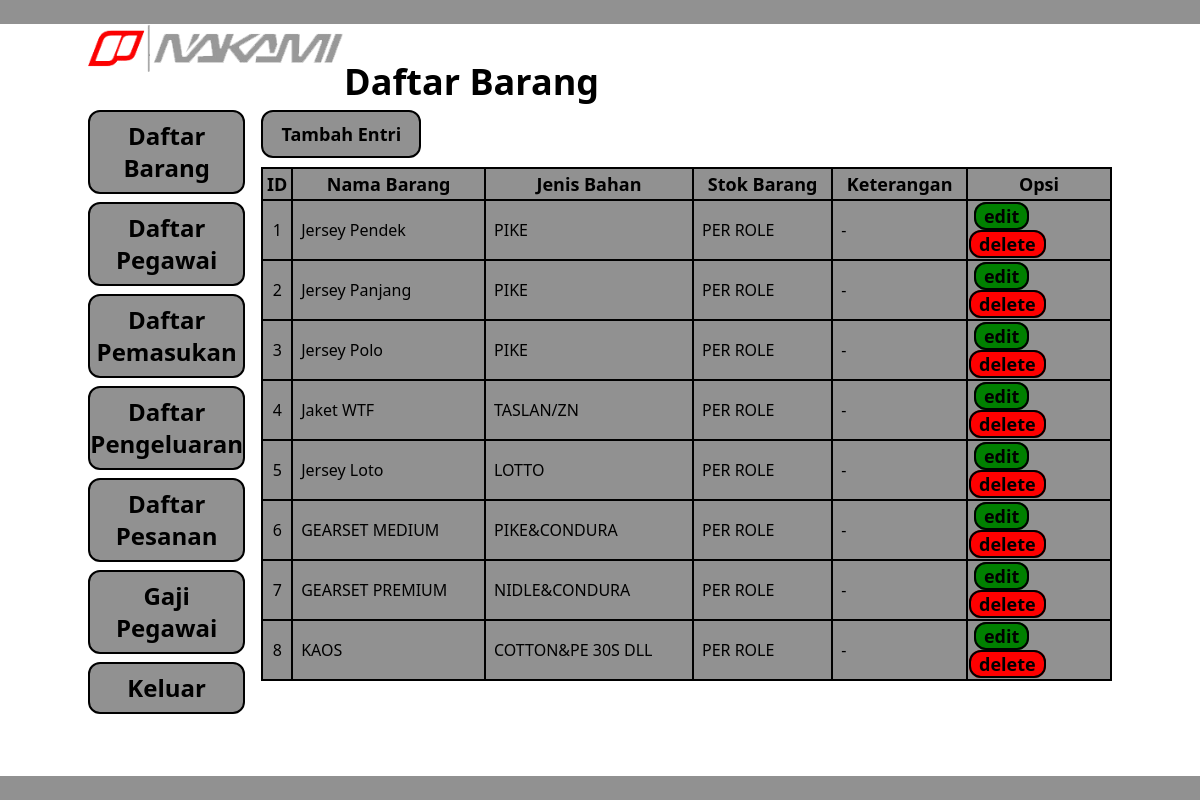
Screenshot of /index.php/admin with the database file from the repository.
### tables this page shows
create table daftar_barang(
		id int not null primary key auto_increment,
		nama_barang varchar(100) not null,
		jenis_bahan varchar(100) not null,
		stok_barang varchar(100) not null,
		keterangan text
		);

### application/controllers/Admin.php (called while the page is built, shortened)
<?php
class Admin extends CI_Controller {
	public function index()
	{
		$data['judul']='Daftar Barang';
		$this->load->view('Admin/head',$data);
		$this->load->view('Admin/Link');
		$data['barang']=$this->Naka->daftar('daftar_barang')->result();
		$this->load->view('Admin/daftar_barang',$data);
	}
}

### index.php (called while the page is built, shortened)
<?php
require_once BASEPATH.'core/CodeIgniter.php';

### application/models/Naka.php (called while the page is built, shortened)
<?php
class Naka extends CI_Model {
	function daftar($tabel)
	{
		$data = $this->db->get($tabel);
		return($data);
	}
}
?>

### application/views/Admin/daftar_barang.php (the view)
		<div class="col-span-5">
			<div class="flex flex-between">
				<a class="mt-2 text-center font-bold text-lg py-2 px-2 w-40 bg-[#919191] border-2 border-black rounded-xl" href="<?php echo site_url('Admin/form_daftar_barang') ?>">Tambah Entri</a>
			</div>
			<table border="1" class="bg-[#919191] w-full border-2 rounded border-black mt-[9px]">
				<tr>
					<th class="text-lg border-2 border-black">ID</th>
					<th class="text-lg border-2 border-black">Nama Barang</th>
					<th class="text-lg border-2 border-black">Jenis Bahan</th>
					<th class="text-lg border-2 border-black">Stok Barang</th>
					<th class="text-lg border-2 border-black">Keterangan</th>
					<th class="text-lg border-2 border-black">Opsi</th>
				</tr>
				<?php
				foreach ($barang as $key) {
					?>
					<tr>
						<td class="text-center border-2 border-black"><?php echo $key->id; ?></td>
						<td class="border-2 border-black pl-2"><?php echo $key->nama_barang; ?></td>
						<td class="border-2 border-black pl-2"><?php echo $key->jenis_bahan; ?></td>
						<td class="border-2 border-black pl-2"><?php echo $key->stok_barang; ?></td>
						<td class="border-2 border-black pl-2"><?php if ($key->keterangan==null) {
							echo "-";
						}else{
							echo $key->keterangan;
						} ?></td>
						<td class="border-2 border-black w-36">
							<a class="ml-[5px] text-center font-bold text-lg px-2 bg-[green] hover:bg-white border-2 border-black rounded-xl" href="<?php echo site_url('Admin/edit_daftar_barang/').$key->id ?>">edit</a>
							<a class=" text-center font-bold text-lg px-2 bg-[red] hover:bg-white border-2 border-black rounded-xl" href="<?php echo site_url('Admin/hapus_barang/').$key->id ?>">delete</a>
						</td>
					</tr>
					<?php
				}
				?>
			</table>
		</div>
	</div>
	<footer class="bg-[#919191] w-full "><pre> </pre> </footer>
</body>
</html>

### application/views/Admin/head.php (style rules this page uses)
footer { position: absolute; right: 0; bottom: 0; left: 0; text-align: center; }

### rows the page displays
daftar_barang: id "1", nama_barang "Jersey Pendek", jenis_bahan "PIKE", stok_barang "PER ROLE"
daftar_barang: id "2", nama_barang "Jersey Panjang", jenis_bahan "PIKE", stok_barang "PER ROLE"
daftar_barang: id "3", nama_barang "Jersey Polo", jenis_bahan "PIKE", stok_barang "PER ROLE"
daftar_barang: id "4", nama_barang "Jaket WTF", jenis_bahan "TASLAN/ZN", stok_barang "PER ROLE"
daftar_barang: id "5", nama_barang "Jersey Loto", jenis_bahan "LOTTO", stok_barang "PER ROLE"
daftar_barang: id "6", nama_barang "GEARSET MEDIUM", jenis_bahan "PIKE&CONDURA", stok_barang "PER ROLE"
daftar_barang: id "7", nama_barang "GEARSET PREMIUM", jenis_bahan "NIDLE&CONDURA", stok_barang "PER ROLE"
daftar_barang: id "8", nama_barang "KAOS", jenis_bahan "COTTON&PE 30S DLL", stok_barang "PER ROLE"

### other values shown
$judul "Daftar Barang"
